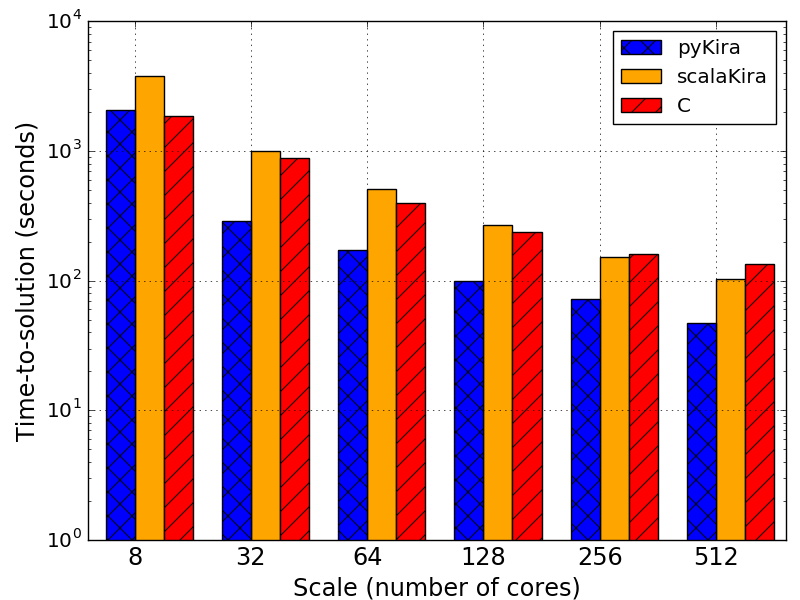

Recreate this plot in Python.
#!/usr/bin/env python3
# a bar plot with errorbars
import numpy as np
import matplotlib.pyplot as plt

N = 6
Kira = (3806, 996, 511, 268, 152, 104)
C = (1874, 887, 398, 236, 161, 134)
pyKira = (2057, 290, 173, 100, 72, 47)

ind = 0.15+np.arange(N)  # the x locations for the groups
width = 0.25       # the width of the bars

ax = plt.subplot()
ax.set_yscale("log", nonposx='clip')
rects1 = ax.bar(ind+width, Kira, width, color='orange')
rects2 = ax.bar(ind, pyKira, width, color='blue', hatch="x")
rects3 = ax.bar(ind+width*2, C, width, color='red', hatch="/")

ax.set_ylim([1, 10000])
ax.grid(True)

# add some text for labels, title and axes ticks
ax.set_xlabel('Scale (number of cores)', size='x-large')
ax.set_ylabel('Time-to-solution (seconds)', size='x-large')
ax.set_xticks(ind+width)
ax.set_xticklabels( ('8', '32', '64', '128', '256', '512'), size='x-large') 
plt.yticks(size='large')
ax.legend( (rects2[0], rects1[0], rects3[0]), ('pyKira', 'scalaKira', 'C') )

plt.show()
